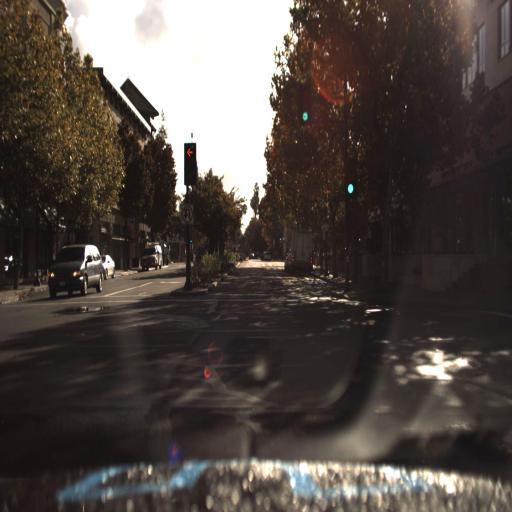
#> input picture zadatci1/kamera1.jpg, 512 x 512 px
$ python vjezbe4.py
#> lines starting #> are read from the running program, lines starting #| are printed output that depends on the picture; after the words box and inside, x2 and y2 are one past the last pixel; in counts of white or black regions, pixels touching at a corner belong together
import cv2
import numpy as np

img = cv2.imread('kamera1.jpg')
#> img is the input picture: shape (512, 512, 3); mean B, G, R 68.5, 73.6, 81.6
img_hsv = cv2.cvtColor(img, cv2.COLOR_BGR2HSV)
#> img_hsv: shape (512, 512, 3); mean H, S, V 26, 59.4, 82

lo = np.array([75, 80, 80])
hi = np.array([88, 255, 255])

mask = cv2.inRange(img_hsv, lo, hi)
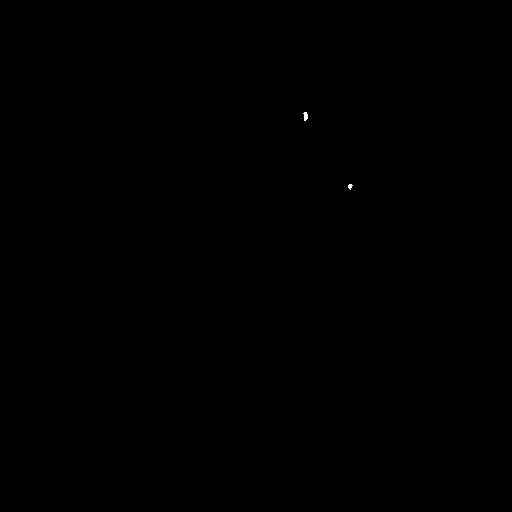
#> mask: shape (512, 512); 0.02% white; 2 white regions (1 under 20 px), largest, box (x1, y1, x2, y2) and area: (303, 112, 308, 121) 32

masked_img = img * (mask[:,:,None] // 255)

print(masked_img.shape)
#| (512, 512, 3)
cv2.imshow('Orig', img)
cv2.imshow('Masked', masked_img)

cv2.waitKey(0)

cv2.destroyAllWindows()
